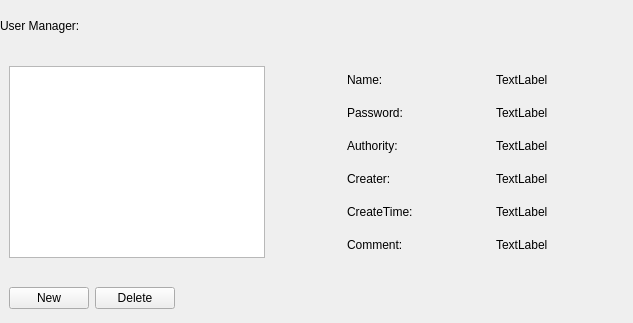
<?xml version="1.0" encoding="UTF-8"?>
<ui version="4.0">
 <class>HNManageUserWidget</class>
 <widget class="QWidget" name="HNManageUserWidget">
  <property name="geometry">
   <rect>
    <x>0</x>
    <y>0</y>
    <width>633</width>
    <height>323</height>
   </rect>
  </property>
  <property name="windowTitle">
   <string>Form</string>
  </property>
  <layout class="QVBoxLayout" name="verticalLayout">
   <property name="leftMargin">
    <number>0</number>
   </property>
   <property name="topMargin">
    <number>0</number>
   </property>
   <property name="rightMargin">
    <number>0</number>
   </property>
   <property name="bottomMargin">
    <number>0</number>
   </property>
   <item>
    <widget class="QLabel" name="lbHead">
     <property name="text">
      <string>User Manager:</string>
     </property>
    </widget>
   </item>
   <item>
    <widget class="QWidget" name="widget" native="true">
     <layout class="QGridLayout" name="gridLayout_2">
      <item row="2" column="4">
       <widget class="QLabel" name="lbPwd">
        <property name="text">
         <string>TextLabel</string>
        </property>
       </widget>
      </item>
      <item row="2" column="2">
       <widget class="QLabel" name="label_7">
        <property name="text">
         <string>Password:</string>
        </property>
       </widget>
      </item>
      <item row="3" column="1">
       <spacer name="horizontalSpacer">
        <property name="orientation">
         <enum>Qt::Horizontal</enum>
        </property>
        <property name="sizeHint" stdset="0">
         <size>
          <width>40</width>
          <height>20</height>
         </size>
        </property>
       </spacer>
      </item>
      <item row="3" column="5">
       <spacer name="horizontalSpacer_2">
        <property name="orientation">
         <enum>Qt::Horizontal</enum>
        </property>
        <property name="sizeHint" stdset="0">
         <size>
          <width>40</width>
          <height>20</height>
         </size>
        </property>
       </spacer>
      </item>
      <item row="4" column="2">
       <widget class="QLabel" name="label_16">
        <property name="text">
         <string>Creater:</string>
        </property>
       </widget>
      </item>
      <item row="3" column="2">
       <widget class="QLabel" name="label_9">
        <property name="text">
         <string>Authority:</string>
        </property>
       </widget>
      </item>
      <item row="4" column="4">
       <widget class="QLabel" name="lbCreater">
        <property name="text">
         <string>TextLabel</string>
        </property>
       </widget>
      </item>
      <item row="3" column="4">
       <widget class="QLabel" name="lbAuth">
        <property name="text">
         <string>TextLabel</string>
        </property>
       </widget>
      </item>
      <item row="1" column="2">
       <widget class="QLabel" name="label_6">
        <property name="text">
         <string>Name:</string>
        </property>
       </widget>
      </item>
      <item row="6" column="2">
       <widget class="QLabel" name="label_10">
        <property name="text">
         <string>Comment:</string>
        </property>
       </widget>
      </item>
      <item row="1" column="0" rowspan="6">
       <widget class="HNUserInfoWidget" name="tbvUserInfo"/>
      </item>
      <item row="5" column="4">
       <widget class="QLabel" name="lbCreateTime">
        <property name="text">
         <string>TextLabel</string>
        </property>
       </widget>
      </item>
      <item row="6" column="4">
       <widget class="QLabel" name="lbComment">
        <property name="text">
         <string>TextLabel</string>
        </property>
       </widget>
      </item>
      <item row="5" column="2">
       <widget class="QLabel" name="label_8">
        <property name="text">
         <string>CreateTime:</string>
        </property>
       </widget>
      </item>
      <item row="1" column="4">
       <widget class="QLabel" name="lbName">
        <property name="text">
         <string>TextLabel</string>
        </property>
       </widget>
      </item>
      <item row="3" column="3">
       <spacer name="horizontalSpacer_3">
        <property name="orientation">
         <enum>Qt::Horizontal</enum>
        </property>
        <property name="sizeHint" stdset="0">
         <size>
          <width>40</width>
          <height>20</height>
         </size>
        </property>
       </spacer>
      </item>
     </layout>
    </widget>
   </item>
   <item>
    <widget class="QWidget" name="widget_2" native="true">
     <layout class="QHBoxLayout" name="horizontalLayout_2">
      <item>
       <widget class="HNPushButton" name="btnNewUser">
        <property name="text">
         <string>New</string>
        </property>
       </widget>
      </item>
      <item>
       <widget class="HNPushButton" name="btnDelUser">
        <property name="text">
         <string>Delete</string>
        </property>
       </widget>
      </item>
      <item>
       <spacer name="horizontalSpacer_4">
        <property name="orientation">
         <enum>Qt::Horizontal</enum>
        </property>
        <property name="sizeHint" stdset="0">
         <size>
          <width>173</width>
          <height>20</height>
         </size>
        </property>
       </spacer>
      </item>
     </layout>
    </widget>
   </item>
  </layout>
 </widget>
 <customwidgets>
  <customwidget>
   <class>HNUserInfoWidget</class>
   <extends>QTableView</extends>
   <header>hnuserinfowidget.h</header>
   <container>1</container>
  </customwidget>
  <customwidget>
   <class>HNPushButton</class>
   <extends>QPushButton</extends>
   <header>hnpushbutton.h</header>
  </customwidget>
 </customwidgets>
 <resources/>
 <connections/>
</ui>
